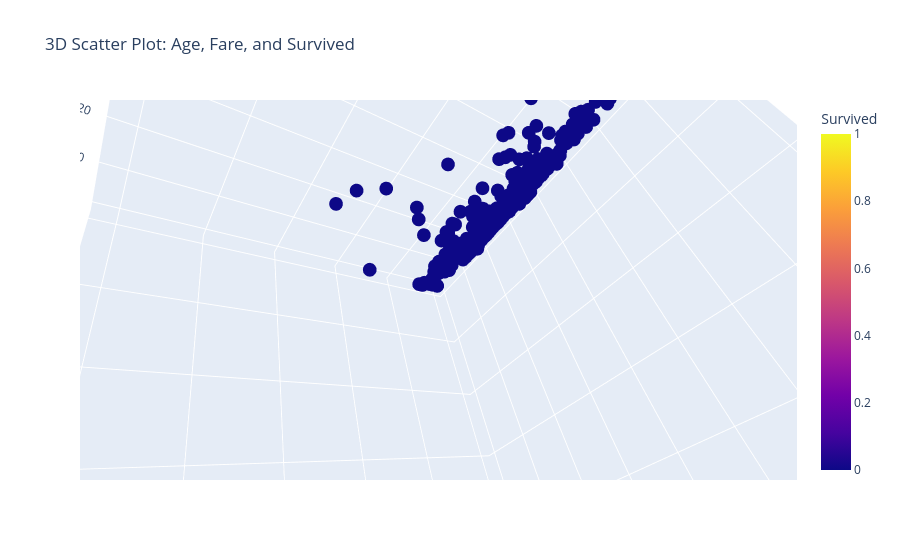

Source (notebook cell):
### Code cell
# 3. 3D scatter Plot: age,fare,
fig_3d = px.scatter_3d(df.dropna(subset=['Age','Fare']), x='Age', y='Fare', z='Survived', color='Survived',
                      labels={'Age':'Age','Fare':'Fare','Survived':'Survived'},
                      title="3D Scatter Plot: Age, Fare, and Survived")
fig_3d.show()

### Figure 1 — Plotly figure (JSON) as saved in the notebook; plotly's stock layout.template omitted (floating-point values rounded to 4 significant figures; data arrays with more than 128 entries replaced by an {"elided": "..."} marker saying what was removed)
{"data": [{"hovertemplate": "Age=%{x}<br>Fare=%{y}<br>Survived=%{marker.color}<extra></extra>", "legendgroup": "", "marker": {"color": {"elided": "714 int values"}, "coloraxis": "coloraxis", "symbol": "circle"}, "mode": "markers", "name": "", "scene": "scene", "showlegend": false, "type": "scatter3d", "x": {"elided": "714 float values"}, "y": {"elided": "714 float values"}, "z": {"elided": "714 int values"}}], "layout": {"autosize": true, "coloraxis": {"colorbar": {"title": {"text": "Survived"}}, "colorscale": [[0, "#0d0887"], [0.1111, "#46039f"], [0.2222, "#7201a8"], [0.3333, "#9c179e"], [0.4444, "#bd3786"], [0.5556, "#d8576b"], [0.6667, "#ed7953"], [0.7778, "#fb9f3a"], [0.8889, "#fdca26"], [1, "#f0f921"]]}, "legend": {"tracegroupgap": 0}, "scene": {"aspectmode": "auto", "aspectratio": {"x": 1, "y": 1, "z": 1}, "camera": {"center": {"x": 0, "y": 0, "z": 0}, "eye": {"x": 0.4393, "y": 0.4393, "z": 0.4393}, "projection": {"type": "perspective"}, "up": {"x": 0.8204, "y": 0.4841, "z": -0.3044}}, "domain": {"x": [0, 1], "y": [0, 1]}, "xaxis": {"title": {"text": "Age"}, "type": "linear"}, "yaxis": {"title": {"text": "Fare"}, "type": "linear"}, "zaxis": {"title": {"text": "Survived"}, "type": "linear"}}, "title": {"text": "3D Scatter Plot: Age, Fare, and Survived"}}}
